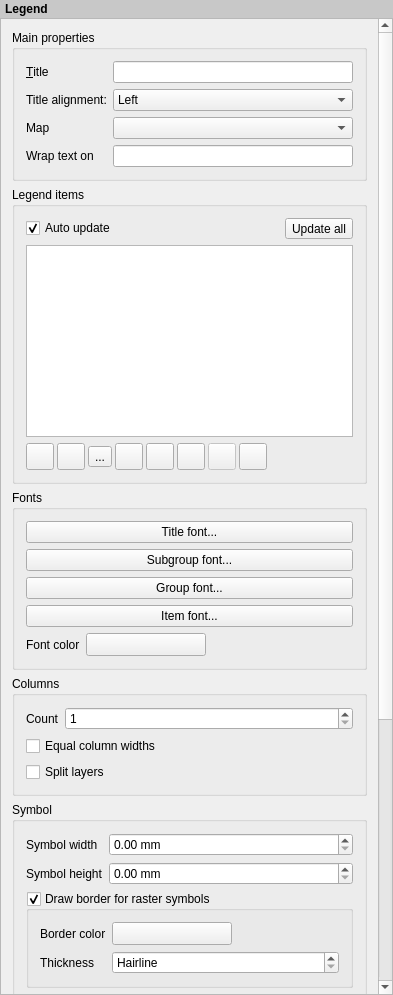
<?xml version="1.0" encoding="UTF-8"?>
<ui version="4.0">
 <class>QgsComposerLegendWidgetBase</class>
 <widget class="QWidget" name="QgsComposerLegendWidgetBase">
  <property name="geometry">
   <rect>
    <x>0</x>
    <y>0</y>
    <width>393</width>
    <height>995</height>
   </rect>
  </property>
  <property name="sizePolicy">
   <sizepolicy hsizetype="Expanding" vsizetype="Expanding">
    <horstretch>0</horstretch>
    <verstretch>0</verstretch>
   </sizepolicy>
  </property>
  <property name="windowTitle">
   <string>Legend Options</string>
  </property>
  <layout class="QVBoxLayout" name="verticalLayout">
   <property name="spacing">
    <number>0</number>
   </property>
   <property name="leftMargin">
    <number>0</number>
   </property>
   <property name="topMargin">
    <number>0</number>
   </property>
   <property name="rightMargin">
    <number>0</number>
   </property>
   <property name="bottomMargin">
    <number>0</number>
   </property>
   <item>
    <widget class="QLabel" name="label_11">
     <property name="sizePolicy">
      <sizepolicy hsizetype="Preferred" vsizetype="Maximum">
       <horstretch>0</horstretch>
       <verstretch>0</verstretch>
      </sizepolicy>
     </property>
     <property name="styleSheet">
      <string notr="true">padding: 2px; font-weight: bold; background-color: rgb(200, 200, 200);</string>
     </property>
     <property name="text">
      <string>Legend</string>
     </property>
    </widget>
   </item>
   <item>
    <widget class="QScrollArea" name="scrollArea">
     <property name="frameShape">
      <enum>QFrame::StyledPanel</enum>
     </property>
     <property name="widgetResizable">
      <bool>true</bool>
     </property>
     <widget class="QWidget" name="scrollAreaWidgetContents">
      <property name="geometry">
       <rect>
        <x>0</x>
        <y>-420</y>
        <width>375</width>
        <height>1392</height>
       </rect>
      </property>
      <layout class="QVBoxLayout" name="mainLayout">
       <item>
        <widget class="QgsCollapsibleGroupBoxBasic" name="mMainPropertiesColGroupBox">
         <property name="focusPolicy">
          <enum>Qt::StrongFocus</enum>
         </property>
         <property name="title">
          <string>Main properties</string>
         </property>
         <property name="syncGroup" stdset="0">
          <string notr="true">composeritem</string>
         </property>
         <property name="collapsed" stdset="0">
          <bool>false</bool>
         </property>
         <layout class="QFormLayout" name="formLayout">
          <property name="fieldGrowthPolicy">
           <enum>QFormLayout::AllNonFixedFieldsGrow</enum>
          </property>
          <property name="labelAlignment">
           <set>Qt::AlignLeading|Qt::AlignLeft|Qt::AlignVCenter</set>
          </property>
          <item row="0" column="0">
           <widget class="QLabel" name="mTitleLabel">
            <property name="text">
             <string>&amp;Title</string>
            </property>
            <property name="wordWrap">
             <bool>true</bool>
            </property>
            <property name="buddy">
             <cstring>mTitleLineEdit</cstring>
            </property>
           </widget>
          </item>
          <item row="0" column="1">
           <widget class="QLineEdit" name="mTitleLineEdit"/>
          </item>
          <item row="2" column="0">
           <widget class="QLabel" name="mMapLabel">
            <property name="text">
             <string>Map</string>
            </property>
            <property name="wordWrap">
             <bool>true</bool>
            </property>
           </widget>
          </item>
          <item row="2" column="1">
           <widget class="QComboBox" name="mMapComboBox"/>
          </item>
          <item row="3" column="0">
           <widget class="QLabel" name="label">
            <property name="text">
             <string>Wrap text on</string>
            </property>
            <property name="wordWrap">
             <bool>true</bool>
            </property>
           </widget>
          </item>
          <item row="3" column="1">
           <widget class="QLineEdit" name="mWrapCharLineEdit">
            <property name="frame">
             <bool>true</bool>
            </property>
           </widget>
          </item>
          <item row="1" column="0">
           <widget class="QLabel" name="label_15">
            <property name="text">
             <string>Title alignment:</string>
            </property>
           </widget>
          </item>
          <item row="1" column="1">
           <widget class="QComboBox" name="mTitleAlignCombo">
            <item>
             <property name="text">
              <string>Left</string>
             </property>
            </item>
            <item>
             <property name="text">
              <string>Center</string>
             </property>
            </item>
            <item>
             <property name="text">
              <string>Right</string>
             </property>
            </item>
           </widget>
          </item>
         </layout>
        </widget>
       </item>
       <item>
        <widget class="QgsCollapsibleGroupBoxBasic" name="mLegendItemColGroupBox">
         <property name="focusPolicy">
          <enum>Qt::StrongFocus</enum>
         </property>
         <property name="title">
          <string>Legend items</string>
         </property>
         <property name="syncGroup" stdset="0">
          <string notr="true">composeritem</string>
         </property>
         <property name="collapsed" stdset="0">
          <bool>false</bool>
         </property>
         <layout class="QVBoxLayout" name="verticalLayout_2">
          <item>
           <layout class="QHBoxLayout" name="horizontalLayout">
            <item>
             <widget class="QCheckBox" name="mCheckBoxAutoUpdate">
              <property name="text">
               <string>Auto update</string>
              </property>
              <property name="checked">
               <bool>true</bool>
              </property>
             </widget>
            </item>
            <item>
             <spacer name="horizontalSpacer_3">
              <property name="orientation">
               <enum>Qt::Horizontal</enum>
              </property>
              <property name="sizeHint" stdset="0">
               <size>
                <width>0</width>
                <height>20</height>
               </size>
              </property>
             </spacer>
            </item>
            <item>
             <widget class="QToolButton" name="mUpdateAllPushButton">
              <property name="toolTip">
               <string>Update whole legend. Layers are added/removed according to main application legend. User defined labels will be deleted.</string>
              </property>
              <property name="text">
               <string>Update all</string>
              </property>
             </widget>
            </item>
           </layout>
          </item>
          <item>
           <widget class="QgsLayerTreeView" name="mItemTreeView">
            <property name="selectionMode">
             <enum>QAbstractItemView::ContiguousSelection</enum>
            </property>
            <property name="wordWrap">
             <bool>false</bool>
            </property>
            <property name="headerHidden">
             <bool>true</bool>
            </property>
            <attribute name="headerVisible">
             <bool>false</bool>
            </attribute>
           </widget>
          </item>
          <item>
           <layout class="QHBoxLayout" name="horizontalLayout_2">
            <property name="spacing">
             <number>3</number>
            </property>
            <item>
             <widget class="QToolButton" name="mMoveDownToolButton">
              <property name="sizePolicy">
               <sizepolicy hsizetype="Preferred" vsizetype="Fixed">
                <horstretch>0</horstretch>
                <verstretch>0</verstretch>
               </sizepolicy>
              </property>
              <property name="text">
               <string/>
              </property>
              <property name="icon">
               <iconset resource="../../../images/images.qrc">
                <normaloff>:/images/themes/default/mActionArrowDown.png</normaloff>:/images/themes/default/mActionArrowDown.png</iconset>
              </property>
              <property name="iconSize">
               <size>
                <width>20</width>
                <height>20</height>
               </size>
              </property>
             </widget>
            </item>
            <item>
             <widget class="QToolButton" name="mMoveUpToolButton">
              <property name="text">
               <string/>
              </property>
              <property name="icon">
               <iconset resource="../../../images/images.qrc">
                <normaloff>:/images/themes/default/mActionArrowUp.png</normaloff>:/images/themes/default/mActionArrowUp.png</iconset>
              </property>
              <property name="iconSize">
               <size>
                <width>20</width>
                <height>20</height>
               </size>
              </property>
             </widget>
            </item>
            <item>
             <widget class="QToolButton" name="mAddGroupToolButton">
              <property name="toolTip">
               <string>Add group</string>
              </property>
              <property name="text">
               <string>...</string>
              </property>
              <property name="icon">
               <iconset resource="../../../images/images.qrc">
                <normaloff>:/images/themes/default/mActionAddGroup.svg</normaloff>:/images/themes/default/mActionAddGroup.svg</iconset>
              </property>
              <property name="iconSize">
               <size>
                <width>20</width>
                <height>20</height>
               </size>
              </property>
             </widget>
            </item>
            <item>
             <widget class="QToolButton" name="mAddToolButton">
              <property name="text">
               <string/>
              </property>
              <property name="icon">
               <iconset resource="../../../images/images.qrc">
                <normaloff>:/images/themes/default/symbologyAdd.svg</normaloff>:/images/themes/default/symbologyAdd.svg</iconset>
              </property>
              <property name="iconSize">
               <size>
                <width>20</width>
                <height>20</height>
               </size>
              </property>
             </widget>
            </item>
            <item>
             <widget class="QToolButton" name="mRemoveToolButton">
              <property name="text">
               <string/>
              </property>
              <property name="icon">
               <iconset resource="../../../images/images.qrc">
                <normaloff>:/images/themes/default/symbologyRemove.svg</normaloff>:/images/themes/default/symbologyRemove.svg</iconset>
              </property>
              <property name="iconSize">
               <size>
                <width>20</width>
                <height>20</height>
               </size>
              </property>
             </widget>
            </item>
            <item>
             <widget class="QToolButton" name="mEditPushButton">
              <property name="text">
               <string/>
              </property>
              <property name="icon">
               <iconset resource="../../../images/images.qrc">
                <normaloff>:/images/themes/default/symbologyEdit.png</normaloff>:/images/themes/default/symbologyEdit.png</iconset>
              </property>
              <property name="iconSize">
               <size>
                <width>20</width>
                <height>20</height>
               </size>
              </property>
             </widget>
            </item>
            <item>
             <widget class="QToolButton" name="mCountToolButton">
              <property name="enabled">
               <bool>false</bool>
              </property>
              <property name="toolTip">
               <string>Show feature count for each class of vector layer.</string>
              </property>
              <property name="text">
               <string/>
              </property>
              <property name="icon">
               <iconset resource="../../../images/images.qrc">
                <normaloff>:/images/themes/default/mActionSum.png</normaloff>:/images/themes/default/mActionSum.png</iconset>
              </property>
              <property name="iconSize">
               <size>
                <width>20</width>
                <height>20</height>
               </size>
              </property>
              <property name="checkable">
               <bool>true</bool>
              </property>
             </widget>
            </item>
            <item>
             <widget class="QToolButton" name="mFilterByMapToolButton">
              <property name="toolTip">
               <string>Filter Legend By Map Content</string>
              </property>
              <property name="icon">
               <iconset resource="../../../images/images.qrc">
                <normaloff>:/images/themes/default/mActionFilter2.svg</normaloff>:/images/themes/default/mActionFilter2.svg</iconset>
              </property>
              <property name="iconSize">
               <size>
                <width>20</width>
                <height>20</height>
               </size>
              </property>
              <property name="checkable">
               <bool>true</bool>
              </property>
             </widget>
            </item>
            <item>
             <spacer name="horizontalSpacer_4">
              <property name="orientation">
               <enum>Qt::Horizontal</enum>
              </property>
              <property name="sizeHint" stdset="0">
               <size>
                <width>0</width>
                <height>20</height>
               </size>
              </property>
             </spacer>
            </item>
           </layout>
          </item>
         </layout>
        </widget>
       </item>
       <item>
        <widget class="QgsCollapsibleGroupBoxBasic" name="mFontsColGroupBox">
         <property name="focusPolicy">
          <enum>Qt::StrongFocus</enum>
         </property>
         <property name="title">
          <string>Fonts</string>
         </property>
         <property name="syncGroup" stdset="0">
          <string notr="true">composeritem</string>
         </property>
         <property name="collapsed" stdset="0">
          <bool>true</bool>
         </property>
         <layout class="QVBoxLayout" name="verticalLayout_3">
          <item>
           <widget class="QPushButton" name="mTitleFontButton">
            <property name="sizePolicy">
             <sizepolicy hsizetype="Preferred" vsizetype="Fixed">
              <horstretch>0</horstretch>
              <verstretch>0</verstretch>
             </sizepolicy>
            </property>
            <property name="text">
             <string>Title font...</string>
            </property>
           </widget>
          </item>
          <item>
           <widget class="QPushButton" name="mLayerFontButton">
            <property name="text">
             <string>Subgroup font...</string>
            </property>
           </widget>
          </item>
          <item>
           <widget class="QPushButton" name="mGroupFontButton">
            <property name="text">
             <string>Group font...</string>
            </property>
           </widget>
          </item>
          <item>
           <widget class="QPushButton" name="mItemFontButton">
            <property name="text">
             <string>Item font...</string>
            </property>
           </widget>
          </item>
          <item>
           <layout class="QHBoxLayout" name="horizontalLayout_3">
            <item>
             <widget class="QLabel" name="label_16">
              <property name="text">
               <string>Font color</string>
              </property>
             </widget>
            </item>
            <item>
             <widget class="QgsColorButtonV2" name="mFontColorButton">
              <property name="minimumSize">
               <size>
                <width>120</width>
                <height>0</height>
               </size>
              </property>
              <property name="maximumSize">
               <size>
                <width>120</width>
                <height>16777215</height>
               </size>
              </property>
              <property name="text">
               <string/>
              </property>
             </widget>
            </item>
            <item>
             <spacer name="horizontalSpacer">
              <property name="orientation">
               <enum>Qt::Horizontal</enum>
              </property>
              <property name="sizeHint" stdset="0">
               <size>
                <width>40</width>
                <height>20</height>
               </size>
              </property>
             </spacer>
            </item>
           </layout>
          </item>
         </layout>
        </widget>
       </item>
       <item>
        <widget class="QgsCollapsibleGroupBoxBasic" name="mColumnsColGroupBox">
         <property name="focusPolicy">
          <enum>Qt::StrongFocus</enum>
         </property>
         <property name="title">
          <string>Columns</string>
         </property>
         <property name="syncGroup" stdset="0">
          <string notr="true">composeritem</string>
         </property>
         <property name="collapsed" stdset="0">
          <bool>true</bool>
         </property>
         <layout class="QFormLayout" name="formLayout_2">
          <property name="fieldGrowthPolicy">
           <enum>QFormLayout::AllNonFixedFieldsGrow</enum>
          </property>
          <property name="labelAlignment">
           <set>Qt::AlignLeading|Qt::AlignLeft|Qt::AlignVCenter</set>
          </property>
          <item row="1" column="0">
           <widget class="QLabel" name="label_2">
            <property name="text">
             <string>Count</string>
            </property>
           </widget>
          </item>
          <item row="1" column="1">
           <widget class="QgsSpinBox" name="mColumnCountSpinBox">
            <property name="prefix">
             <string/>
            </property>
            <property name="minimum">
             <number>1</number>
            </property>
            <property name="maximum">
             <number>1000</number>
            </property>
           </widget>
          </item>
          <item row="3" column="0" colspan="2">
           <widget class="QCheckBox" name="mEqualColumnWidthCheckBox">
            <property name="text">
             <string>Equal column widths</string>
            </property>
           </widget>
          </item>
          <item row="4" column="0" colspan="2">
           <widget class="QCheckBox" name="mSplitLayerCheckBox">
            <property name="toolTip">
             <string>Allow splitting layer items into multiple columns.</string>
            </property>
            <property name="text">
             <string>Split layers</string>
            </property>
           </widget>
          </item>
         </layout>
        </widget>
       </item>
       <item>
        <widget class="QgsCollapsibleGroupBoxBasic" name="mSymbolsColGroupBox">
         <property name="focusPolicy">
          <enum>Qt::StrongFocus</enum>
         </property>
         <property name="title">
          <string>Symbol</string>
         </property>
         <property name="syncGroup" stdset="0">
          <string notr="true">composeritem</string>
         </property>
         <property name="collapsed" stdset="0">
          <bool>true</bool>
         </property>
         <layout class="QFormLayout" name="formLayout_3">
          <property name="fieldGrowthPolicy">
           <enum>QFormLayout::AllNonFixedFieldsGrow</enum>
          </property>
          <property name="labelAlignment">
           <set>Qt::AlignLeading|Qt::AlignLeft|Qt::AlignVCenter</set>
          </property>
          <item row="0" column="0">
           <widget class="QLabel" name="label_3">
            <property name="text">
             <string>Symbol width</string>
            </property>
            <property name="wordWrap">
             <bool>true</bool>
            </property>
           </widget>
          </item>
          <item row="0" column="1">
           <widget class="QgsDoubleSpinBox" name="mSymbolWidthSpinBox">
            <property name="prefix">
             <string/>
            </property>
            <property name="suffix">
             <string> mm</string>
            </property>
            <property name="showClearButton" stdset="0">
             <bool>false</bool>
            </property>
           </widget>
          </item>
          <item row="1" column="0">
           <widget class="QLabel" name="label_4">
            <property name="text">
             <string>Symbol height</string>
            </property>
            <property name="wordWrap">
             <bool>true</bool>
            </property>
           </widget>
          </item>
          <item row="1" column="1">
           <widget class="QgsDoubleSpinBox" name="mSymbolHeightSpinBox">
            <property name="prefix">
             <string/>
            </property>
            <property name="suffix">
             <string> mm</string>
            </property>
            <property name="showClearButton" stdset="0">
             <bool>false</bool>
            </property>
           </widget>
          </item>
          <item row="2" column="0" colspan="2">
           <widget class="QgsCollapsibleGroupBoxBasic" name="mRasterBorderGroupBox">
            <property name="title">
             <string>Draw border for raster symbols</string>
            </property>
            <property name="checkable">
             <bool>true</bool>
            </property>
            <property name="syncGroup" stdset="0">
             <string notr="true">composeritem</string>
            </property>
            <property name="collapsed" stdset="0">
             <bool>true</bool>
            </property>
            <layout class="QGridLayout" name="gridLayout">
             <item row="0" column="0">
              <widget class="QLabel" name="label_17">
               <property name="text">
                <string>Border color</string>
               </property>
              </widget>
             </item>
             <item row="0" column="1">
              <layout class="QHBoxLayout" name="horizontalLayout_6">
               <item>
                <widget class="QgsColorButtonV2" name="mRasterBorderColorButton">
                 <property name="sizePolicy">
                  <sizepolicy hsizetype="Fixed" vsizetype="Fixed">
                   <horstretch>0</horstretch>
                   <verstretch>0</verstretch>
                  </sizepolicy>
                 </property>
                 <property name="minimumSize">
                  <size>
                   <width>120</width>
                   <height>0</height>
                  </size>
                 </property>
                 <property name="maximumSize">
                  <size>
                   <width>120</width>
                   <height>16777215</height>
                  </size>
                 </property>
                 <property name="text">
                  <string/>
                 </property>
                </widget>
               </item>
               <item>
                <spacer name="horizontalSpacer_2">
                 <property name="orientation">
                  <enum>Qt::Horizontal</enum>
                 </property>
                 <property name="sizeHint" stdset="0">
                  <size>
                   <width>40</width>
                   <height>20</height>
                  </size>
                 </property>
                </spacer>
               </item>
              </layout>
             </item>
             <item row="1" column="0">
              <widget class="QLabel" name="mOutlineWidthLabel">
               <property name="text">
                <string>Thickness</string>
               </property>
               <property name="wordWrap">
                <bool>true</bool>
               </property>
               <property name="buddy">
                <cstring>mRasterBorderWidthSpinBox</cstring>
               </property>
              </widget>
             </item>
             <item row="1" column="1">
              <widget class="QgsDoubleSpinBox" name="mRasterBorderWidthSpinBox">
               <property name="sizePolicy">
                <sizepolicy hsizetype="Expanding" vsizetype="Fixed">
                 <horstretch>0</horstretch>
                 <verstretch>0</verstretch>
                </sizepolicy>
               </property>
               <property name="specialValueText">
                <string>Hairline</string>
               </property>
               <property name="suffix">
                <string> mm</string>
               </property>
               <property name="singleStep">
                <double>0.100000000000000</double>
               </property>
               <property name="showClearButton" stdset="0">
                <bool>false</bool>
               </property>
              </widget>
             </item>
            </layout>
           </widget>
          </item>
         </layout>
        </widget>
       </item>
       <item>
        <widget class="QgsCollapsibleGroupBoxBasic" name="mSymbolsColGroupBox_2">
         <property name="focusPolicy">
          <enum>Qt::StrongFocus</enum>
         </property>
         <property name="title">
          <string>WMS LegendGraphic</string>
         </property>
         <property name="syncGroup" stdset="0">
          <string notr="true">composeritem</string>
         </property>
         <property name="collapsed" stdset="0">
          <bool>true</bool>
         </property>
         <layout class="QFormLayout" name="formLayout_5">
          <property name="fieldGrowthPolicy">
           <enum>QFormLayout::AllNonFixedFieldsGrow</enum>
          </property>
          <property name="labelAlignment">
           <set>Qt::AlignLeading|Qt::AlignLeft|Qt::AlignVCenter</set>
          </property>
          <item row="0" column="0">
           <widget class="QLabel" name="label_13">
            <property name="text">
             <string>Legend width</string>
            </property>
            <property name="wordWrap">
             <bool>true</bool>
            </property>
           </widget>
          </item>
          <item row="0" column="1">
           <widget class="QgsDoubleSpinBox" name="mWmsLegendWidthSpinBox">
            <property name="prefix">
             <string/>
            </property>
            <property name="suffix">
             <string> mm</string>
            </property>
            <property name="maximum">
             <double>9999.000000000000000</double>
            </property>
            <property name="showClearButton" stdset="0">
             <bool>false</bool>
            </property>
           </widget>
          </item>
          <item row="1" column="0">
           <widget class="QLabel" name="label_14">
            <property name="text">
             <string>Legend height</string>
            </property>
            <property name="wordWrap">
             <bool>true</bool>
            </property>
           </widget>
          </item>
          <item row="1" column="1">
           <widget class="QgsDoubleSpinBox" name="mWmsLegendHeightSpinBox">
            <property name="prefix">
             <string/>
            </property>
            <property name="suffix">
             <string> mm</string>
            </property>
            <property name="maximum">
             <double>9999.000000000000000</double>
            </property>
            <property name="showClearButton" stdset="0">
             <bool>false</bool>
            </property>
           </widget>
          </item>
         </layout>
        </widget>
       </item>
       <item>
        <widget class="QgsCollapsibleGroupBoxBasic" name="mSpacingColGroupBox">
         <property name="focusPolicy">
          <enum>Qt::StrongFocus</enum>
         </property>
         <property name="title">
          <string>Spacing</string>
         </property>
         <property name="syncGroup" stdset="0">
          <string notr="true">composeritem</string>
         </property>
         <property name="collapsed" stdset="0">
          <bool>true</bool>
         </property>
         <layout class="QFormLayout" name="formLayout_4">
          <property name="fieldGrowthPolicy">
           <enum>QFormLayout::AllNonFixedFieldsGrow</enum>
          </property>
          <property name="labelAlignment">
           <set>Qt::AlignLeading|Qt::AlignLeft|Qt::AlignVCenter</set>
          </property>
          <item row="1" column="0">
           <widget class="QLabel" name="label_5">
            <property name="toolTip">
             <string>Space above text using group style.</string>
            </property>
            <property name="text">
             <string>Group Space</string>
            </property>
            <property name="wordWrap">
             <bool>true</bool>
            </property>
           </widget>
          </item>
          <item row="1" column="1">
           <widget class="QgsDoubleSpinBox" name="mGroupSpaceSpinBox">
            <property name="prefix">
             <string/>
            </property>
            <property name="suffix">
             <string> mm</string>
            </property>
           </widget>
          </item>
          <item row="2" column="0">
           <widget class="QLabel" name="label_6">
            <property name="toolTip">
             <string>Space above text using subgroup style.</string>
            </property>
            <property name="text">
             <string>Subgroup space</string>
            </property>
            <property name="wordWrap">
             <bool>true</bool>
            </property>
           </widget>
          </item>
          <item row="2" column="1">
           <widget class="QgsDoubleSpinBox" name="mLayerSpaceSpinBox">
            <property name="prefix">
             <string/>
            </property>
            <property name="suffix">
             <string> mm</string>
            </property>
           </widget>
          </item>
          <item row="3" column="0">
           <widget class="QLabel" name="label_7">
            <property name="toolTip">
             <string>Space above symbol and symbol label.</string>
            </property>
            <property name="text">
             <string>Symbol space</string>
            </property>
            <property name="wordWrap">
             <bool>true</bool>
            </property>
           </widget>
          </item>
          <item row="3" column="1">
           <widget class="QgsDoubleSpinBox" name="mSymbolSpaceSpinBox">
            <property name="prefix">
             <string/>
            </property>
            <property name="suffix">
             <string> mm</string>
            </property>
           </widget>
          </item>
          <item row="4" column="0">
           <widget class="QLabel" name="label_8">
            <property name="toolTip">
             <string>Space between symbol icon and symbol label (symbol label left margin).</string>
            </property>
            <property name="text">
             <string>Icon label space</string>
            </property>
            <property name="wordWrap">
             <bool>true</bool>
            </property>
           </widget>
          </item>
          <item row="4" column="1">
           <widget class="QgsDoubleSpinBox" name="mIconLabelSpaceSpinBox">
            <property name="prefix">
             <string/>
            </property>
            <property name="suffix">
             <string> mm</string>
            </property>
           </widget>
          </item>
          <item row="5" column="0">
           <widget class="QLabel" name="label_9">
            <property name="text">
             <string>Box space</string>
            </property>
            <property name="wordWrap">
             <bool>true</bool>
            </property>
           </widget>
          </item>
          <item row="5" column="1">
           <widget class="QgsDoubleSpinBox" name="mBoxSpaceSpinBox">
            <property name="prefix">
             <string/>
            </property>
            <property name="suffix">
             <string> mm</string>
            </property>
           </widget>
          </item>
          <item row="6" column="0">
           <widget class="QLabel" name="label_12">
            <property name="text">
             <string>Column space</string>
            </property>
           </widget>
          </item>
          <item row="6" column="1">
           <widget class="QgsDoubleSpinBox" name="mColumnSpaceSpinBox">
            <property name="prefix">
             <string/>
            </property>
            <property name="suffix">
             <string> mm</string>
            </property>
           </widget>
          </item>
          <item row="0" column="0">
           <widget class="QLabel" name="label_10">
            <property name="toolTip">
             <string>Space below title.</string>
            </property>
            <property name="text">
             <string>Title space</string>
            </property>
           </widget>
          </item>
          <item row="0" column="1">
           <widget class="QgsDoubleSpinBox" name="mTitleSpaceBottomSpinBox">
            <property name="toolTip">
             <string>Space below title.</string>
            </property>
            <property name="suffix">
             <string> mm</string>
            </property>
           </widget>
          </item>
         </layout>
        </widget>
       </item>
      </layout>
     </widget>
    </widget>
   </item>
  </layout>
 </widget>
 <layoutdefault spacing="6" margin="11"/>
 <customwidgets>
  <customwidget>
   <class>QgsCollapsibleGroupBoxBasic</class>
   <extends>QGroupBox</extends>
   <header location="global">qgscollapsiblegroupbox.h</header>
   <container>1</container>
  </customwidget>
  <customwidget>
   <class>QgsColorButtonV2</class>
   <extends>QToolButton</extends>
   <header>qgscolorbuttonv2.h</header>
   <container>1</container>
  </customwidget>
  <customwidget>
   <class>QgsDoubleSpinBox</class>
   <extends>QDoubleSpinBox</extends>
   <header>qgsdoublespinbox.h</header>
  </customwidget>
  <customwidget>
   <class>QgsSpinBox</class>
   <extends>QSpinBox</extends>
   <header>qgsspinbox.h</header>
  </customwidget>
  <customwidget>
   <class>QgsLayerTreeView</class>
   <extends>QTreeView</extends>
   <header>qgslayertreeview.h</header>
  </customwidget>
 </customwidgets>
 <tabstops>
  <tabstop>scrollArea</tabstop>
  <tabstop>mMainPropertiesColGroupBox</tabstop>
  <tabstop>mTitleLineEdit</tabstop>
  <tabstop>mTitleAlignCombo</tabstop>
  <tabstop>mMapComboBox</tabstop>
  <tabstop>mWrapCharLineEdit</tabstop>
  <tabstop>mLegendItemColGroupBox</tabstop>
  <tabstop>mCheckBoxAutoUpdate</tabstop>
  <tabstop>mUpdateAllPushButton</tabstop>
  <tabstop>mItemTreeView</tabstop>
  <tabstop>mMoveDownToolButton</tabstop>
  <tabstop>mMoveUpToolButton</tabstop>
  <tabstop>mAddGroupToolButton</tabstop>
  <tabstop>mAddToolButton</tabstop>
  <tabstop>mRemoveToolButton</tabstop>
  <tabstop>mEditPushButton</tabstop>
  <tabstop>mCountToolButton</tabstop>
  <tabstop>mFilterByMapToolButton</tabstop>
  <tabstop>mFontsColGroupBox</tabstop>
  <tabstop>mTitleFontButton</tabstop>
  <tabstop>mLayerFontButton</tabstop>
  <tabstop>mGroupFontButton</tabstop>
  <tabstop>mItemFontButton</tabstop>
  <tabstop>mFontColorButton</tabstop>
  <tabstop>mColumnsColGroupBox</tabstop>
  <tabstop>mColumnCountSpinBox</tabstop>
  <tabstop>mEqualColumnWidthCheckBox</tabstop>
  <tabstop>mSplitLayerCheckBox</tabstop>
  <tabstop>mSymbolsColGroupBox</tabstop>
  <tabstop>mSymbolWidthSpinBox</tabstop>
  <tabstop>mSymbolHeightSpinBox</tabstop>
  <tabstop>mRasterBorderGroupBox</tabstop>
  <tabstop>mRasterBorderColorButton</tabstop>
  <tabstop>mRasterBorderWidthSpinBox</tabstop>
  <tabstop>mSymbolsColGroupBox_2</tabstop>
  <tabstop>mWmsLegendWidthSpinBox</tabstop>
  <tabstop>mWmsLegendHeightSpinBox</tabstop>
  <tabstop>mSpacingColGroupBox</tabstop>
  <tabstop>mTitleSpaceBottomSpinBox</tabstop>
  <tabstop>mGroupSpaceSpinBox</tabstop>
  <tabstop>mLayerSpaceSpinBox</tabstop>
  <tabstop>mSymbolSpaceSpinBox</tabstop>
  <tabstop>mIconLabelSpaceSpinBox</tabstop>
  <tabstop>mBoxSpaceSpinBox</tabstop>
  <tabstop>mColumnSpaceSpinBox</tabstop>
 </tabstops>
 <resources>
  <include location="../../../images/images.qrc"/>
 </resources>
 <connections/>
</ui>
